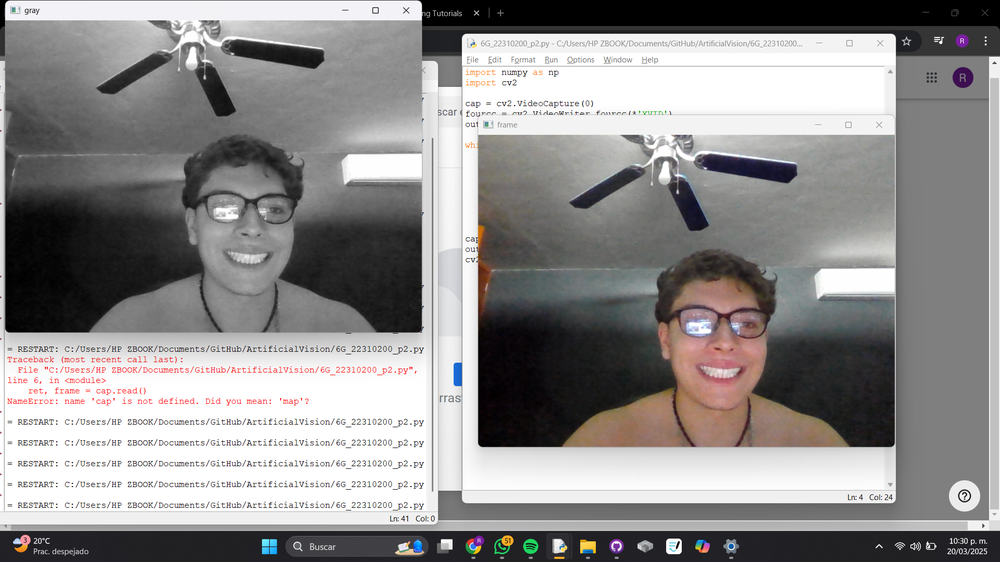
#> input picture Img_P2.png, 1000 x 562 px, shrunk from 1920 x 1080 before the run, given in place of the camera
$ python 6g_22310200_p7.py
#> lines starting #> are read from the running program, lines starting #| are printed output that depends on the picture; after the words box and inside, x2 and y2 are one past the last pixel; in counts of white or black regions, pixels touching at a corner belong together
import cv2
import numpy as np

cap = cv2.VideoCapture(0)

# Nuevos rangos para rojo en HSV
lower_red1 = np.array([0, 120, 70])
upper_red1 = np.array([10, 255, 255])
lower_red2 = np.array([170, 120, 70])
upper_red2 = np.array([180, 255, 255])

while True:
    _, frame = cap.read()
#> frame is the input picture: shape (562, 1000, 3); mean B, G, R 141.4, 141.7, 143.6
    hsv = cv2.cvtColor(frame, cv2.COLOR_BGR2HSV)
#> hsv: shape (562, 1000, 3); mean H, S, V 27.4, 12.4, 145.2

    # Crear dos máscaras para cubrir todo el rango de rojo
    mask1 = cv2.inRange(hsv, lower_red1, upper_red1)
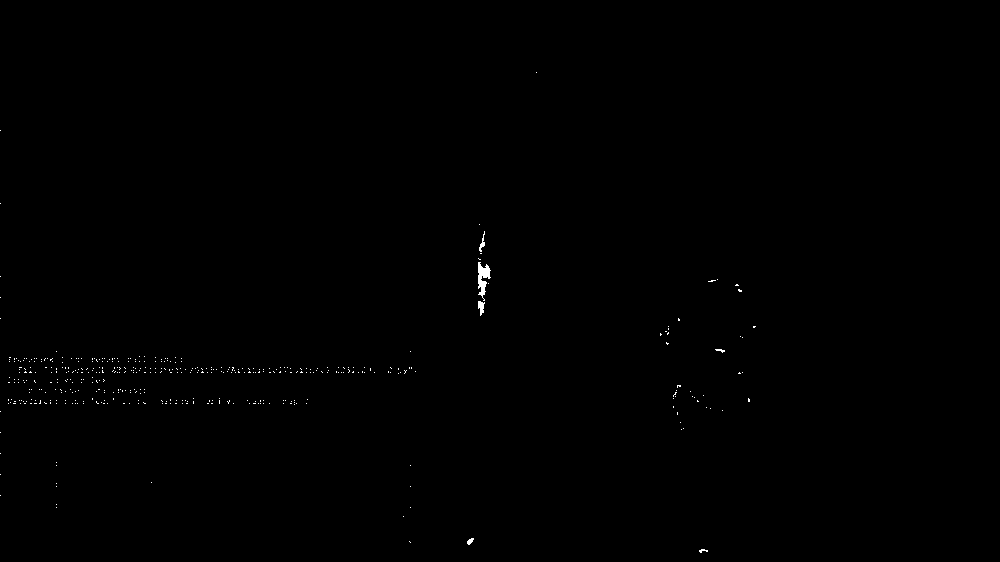
#> mask1: shape (562, 1000); 0.2% white in thin lines or dots, all inside (x1, y1, x2, y2) = (0, 72, 756, 553)
    mask2 = cv2.inRange(hsv, lower_red2, upper_red2)
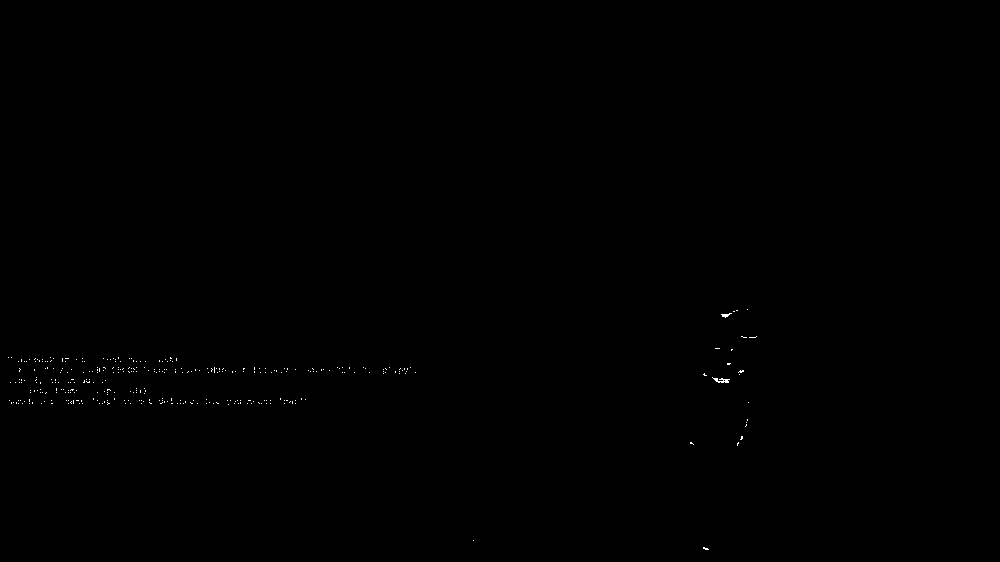
#> mask2: shape (562, 1000); 0.11% white in thin lines or dots, all inside (x1, y1, x2, y2) = (8, 309, 757, 550)

    # Combinar máscaras
    mask = cv2.bitwise_or(mask1, mask2)
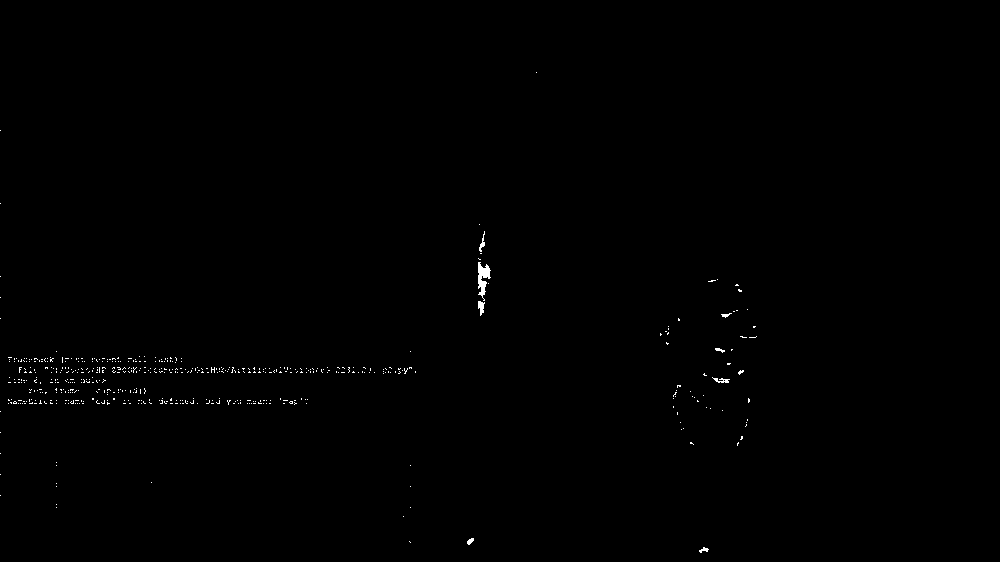
#> mask: shape (562, 1000); 0.31% white in thin lines or dots, all inside (x1, y1, x2, y2) = (0, 72, 757, 553)

    # Aplicar la máscara sobre la imagen original
    res = cv2.bitwise_and(frame, frame, mask=mask)

    # Kernel para operaciones morfológicas
    kernel = np.ones((15,15), np.uint8)

    # Filtros
    smoothed = cv2.filter2D(res, -1, kernel)
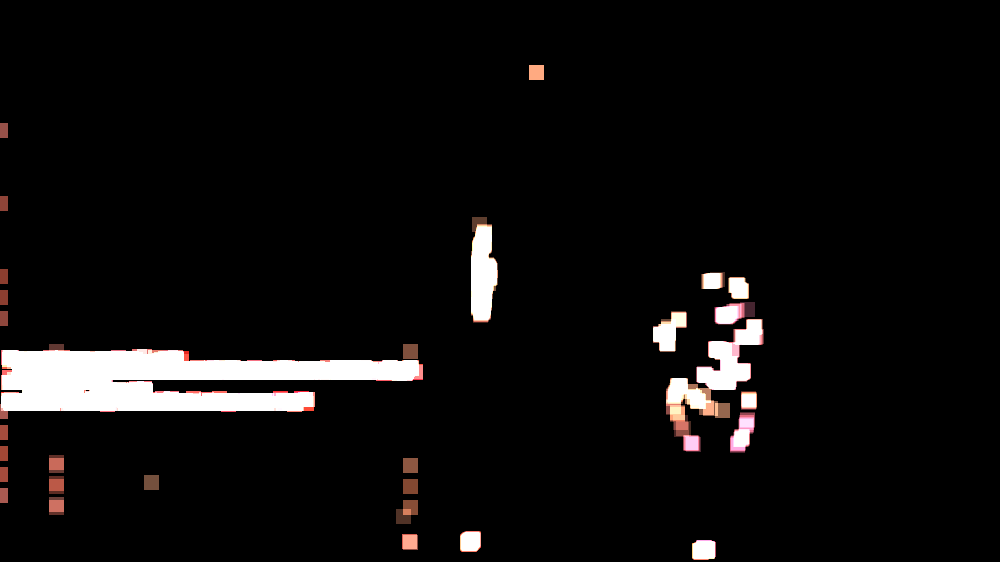
#> smoothed: shape (562, 1000, 3); mean B, G, R 12.7, 12.8, 13.9
    blur = cv2.GaussianBlur(res, (5,5), 0)
    median = cv2.medianBlur(res, 5)
    bilateral = cv2.bilateralFilter(res, 5, 10, 10)

    # OPERACIONES MORFOLÓGICAS: TOPHAT y BLACKHAT
    tophat = cv2.morphologyEx(res, cv2.MORPH_TOPHAT, kernel)
    blackhat = cv2.morphologyEx(res, cv2.MORPH_BLACKHAT, kernel)

    # Mostrar ventanas
    cv2.imshow('Original', frame)
    #cv2.imshow('Blur', blur)
    #cv2.imshow('Median', median)
    #cv2.imshow('Bilateral', bilateral)
    cv2.imshow('Top Hat', tophat)
    cv2.imshow('Black Hat', blackhat)

    # Salida con ESC
    k = cv2.waitKey(5) & 0xFF
#> (key Esc is pressed here)
    if k == 27:
        break

cap.release()
cv2.destroyAllWindows()
